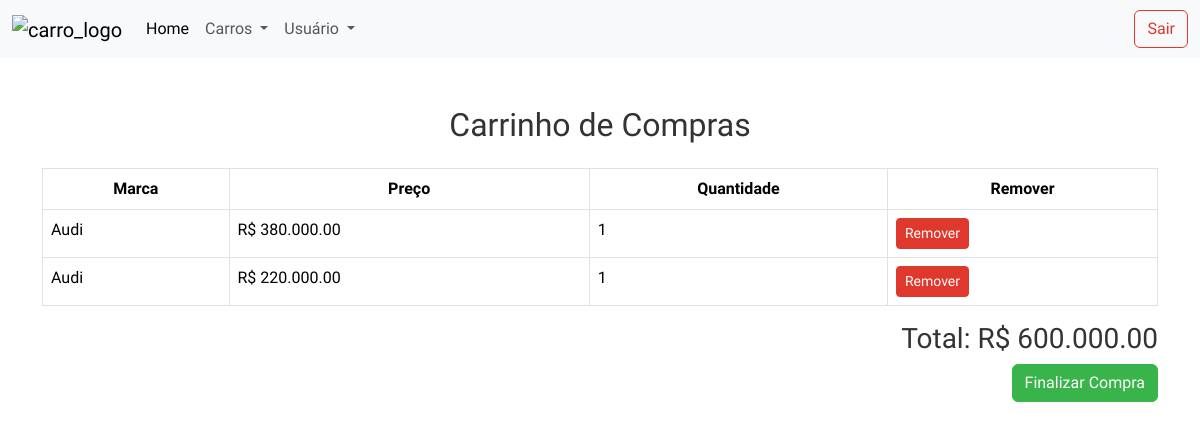
The app's page /paginaCompra.php, older data.
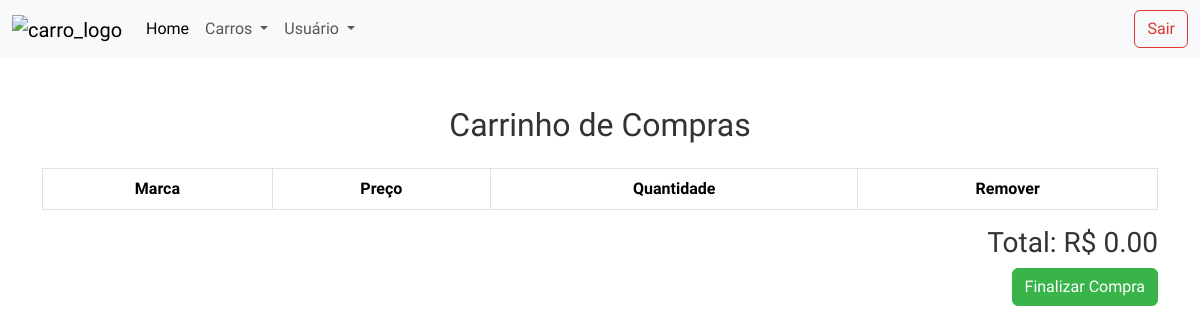
The same page, newer data.
### tables this page shows
CREATE TABLE `carrinho` (
  `id` int NOT NULL,
  `nome` varchar(100) NOT NULL,
  `preco` decimal(10,2) NOT NULL
);

### paginaCompra.php (the view, shortened to what this page needs)
<?php
    include 'conexao.php';
    $sql = "SELECT * FROM carrinho";
    $result = $conn->query($sql);
    if ($result->num_rows > 0) {
        $carros = $result->fetch_all(MYSQLI_ASSOC);
    } else {
        $carros = [];
    }
    $total = 0;
?>
<!DOCTYPE html>
<html lang="pt-BR">
<head>
    <link rel="stylesheet" href="src/style/index.css">
    <link rel="stylesheet" href="https://cdnjs.cloudflare.com/ajax/libs/font-awesome/6.5.0/css/all.min.css">
    <link id="themeLink" href="https://bootswatch.com/5/united/bootstrap.min.css" rel="stylesheet">
    <link href="https://bootswatch.com/5/united/bootstrap.min.css" rel="stylesheet">
</head>
<body>
<header class="header">
    <nav class="navbar navbar-expand-lg bg-body-tertiary">
        <div class="container-fluid">
            <a class="navbar-brand" href="paginaInicial.php"><img class="logo" src="img/perfil/car.png" alt="carro_logo"></a>
            <div class="collapse navbar-collapse" id="navbarSupportedContent">
                <ul class="navbar-nav me-auto mb-2 mb-lg-0">
                    <li class="nav-item">
                        <a class="nav-link active" aria-current="page" href="paginaInicial.php">Home</a>
                    </li>
                    <li class="nav-item dropdown">
                        <a class="nav-link dropdown-toggle" role="button" data-bs-toggle="dropdown" aria-expanded="false" id="dropdownMenuLink">
                            Carros
                        </a>
                    </li>
                    <li class="nav-item dropdown">
                        <a class="nav-link dropdown-toggle" role="button" data-bs-toggle="dropdown" aria-expanded="false" id="dropdownMenuLink1">
                            Usuário
                        </a>
                    </li>
                </ul>
                <a class="btn btn-outline-danger" href="login.php">Sair</a>
            </div>
        </div>
    </nav>
</header>
<main class="main-pagina-carrinho">
    <div class="container mt-5">
        <h2 class="text-center mb-4">Carrinho de Compras</h2>
        <div class="table-responsive">
            <table class="table table-bordered table-centered">
                <thead>
                <tr>
                    <th scope="col" class="text-center">Marca</th>
                    <th scope="col" class="text-center">Preço</th>
                    <th scope="col" class="text-center">Quantidade</th>
                    <th scope="col" class="text-center">Remover</th>
                </tr>
                </thead>
                <tbody>
                <?php foreach ($carros as $carro):
                    $preco = (float)$carro['preco'];
                    $quantidade = 1;
                    $totalCarro = $preco * $quantidade;
                    $total += $totalCarro;
                    ?>
                    <tr>
                        <td><?= $carro['nome'] ?></td>
                        <td>R$ <?= number_format($preco, 2, '.', '.') ?></td>
                        <td><?= $quantidade ?></td>
                        <td><a href="paginaCompra.php?id=<?= $carro['id'] ?>" class="btn btn-danger btn-sm">Remover</a></td>
                    </tr>
                <?php endforeach; ?>
                </tbody>
            </table>
        </div>
        <div class="text-end">
            <h3>Total: R$ <?= number_format($total, 2, '.', '.') ?></h3>
            <button class="btn btn-success" type="submit" >Finalizar Compra</button>
        </div>
    </div>
</main>
</body>
</html>

Row changes from the older to the newer data that the page shows:
removed carrinho: nome "Audi", preco "380.000.00", quantidade "1"
removed carrinho: nome "Audi", preco "220.000.00", quantidade "1"
Text that changed along with them:
$total: "600.000.00" → "0.00"
